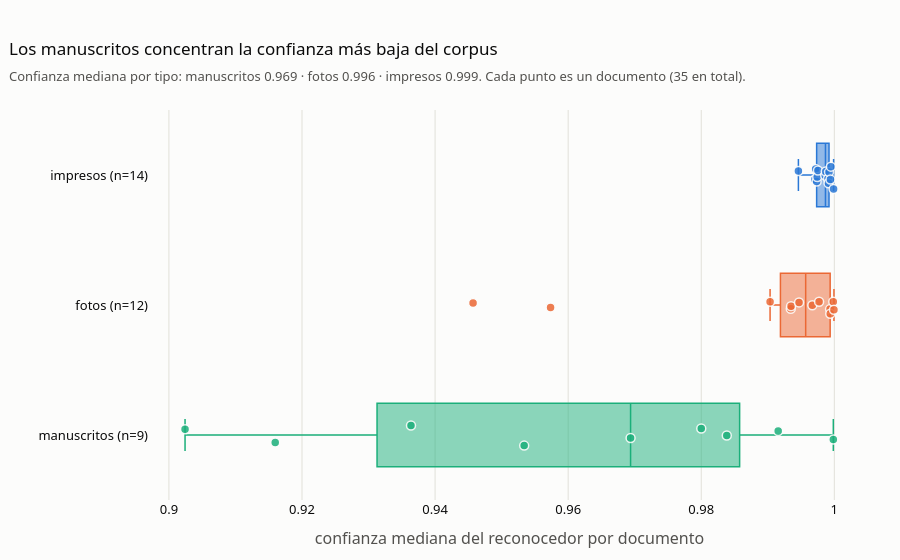

Notebook cell for this chart:
### Code cell
COLOR_TIPO = {"impreso": AZUL, "foto": NARANJA, "manuscrito": AQUA}
mediana_tipo = docs_ok.groupby("tipo").confianza.median().sort_values()
peor, mejor = mediana_tipo.index[0], mediana_tipo.index[-1]
plural = {"impreso": "impresos", "foto": "fotos", "manuscrito": "manuscritos"}
etiqueta = {t: f"{plural[t]} (n={n})" for t, n in docs_ok.tipo.value_counts().items()}

fig = px.box(docs_ok.assign(grupo=docs_ok.tipo.map(etiqueta)), x="confianza", y="grupo", color="tipo",
             color_discrete_map=COLOR_TIPO, points="all", hover_name="id",
             hover_data={"grupo": False, "tipo": False, "confianza": ":.3f", "lineas": True},
             category_orders={"grupo": [etiqueta[t] for t in mediana_tipo.index[::-1]]},
             labels={"confianza": "confianza mediana del reconocedor por documento", "grupo": ""})
fig.update_traces(marker=dict(size=9, opacity=0.85, line=dict(width=1.5, color=FONDO)), line_width=1.5,
                  jitter=0.45, pointpos=0, boxmean=False, showlegend=False)
fig.update_layout(boxmode="overlay", title=dict(
    text=f"Los {plural[peor]} concentran la confianza más baja del corpus",
    subtitle=dict(text=f"Confianza mediana por tipo: {plural[peor]} {mediana_tipo[peor]:.3f} · "
                       + " · ".join(f"{plural[t]} {mediana_tipo[t]:.3f}" for t in mediana_tipo.index[1:])
                       + f". Cada punto es un documento ({len(docs_ok)} en total).")))
fig.show()

### Figure 1 — Plotly figure (JSON) as saved in the notebook; plotly's stock layout.template omitted (floating-point values rounded to 4 significant figures)
{"data": [{"alignmentgroup": "True", "boxmean": false, "boxpoints": "all", "customdata": [["impreso", 44], ["impreso", 56], ["impreso", 58], ["impreso", 54], ["impreso", 62], ["impreso", 59], ["impreso", 78], ["impreso", 66], ["impreso", 27], ["impreso", 144], ["impreso", 52], ["impreso", 44], ["impreso", 52], ["impreso", 50]], "hovertemplate": "<b>%{hovertext}</b><br><br>confianza mediana del reconocedor por documento=%{x:.3f}<br>lineas=%{customdata[1]}<extra></extra>", "hovertext": ["imp_01_resolucion_minjus_4378_2025_p01", "imp_01_resolucion_minjus_4378_2025_p02", "imp_01_resolucion_minjus_4378_2025_p03", "imp_01_resolucion_minjus_4378_2025_p04", "imp_01_resolucion_minjus_4378_2025_p05", "imp_01_resolucion_minjus_4378_2025_p06", "imp_01_resolucion_minjus_4378_2025_p07", "imp_01_resolucion_minjus_4378_2025_p08", "imp_02_diploma_pucp", "imp_03_carta_pizzas", "imp_04_menu_eden_1", "imp_05_menu_eden_2", "imp_06_menu_eden_3", "imp_07_menu_eden_4"], "jitter": 0.45, "legendgroup": "impreso", "line": {"width": 1.5}, "marker": {"color": "#2a78d6", "line": {"color": "#fcfcfb", "width": 1.5}, "opacity": 0.85, "size": 9}, "name": "impreso", "notched": false, "offsetgroup": "impreso", "orientation": "h", "pointpos": 0, "showlegend": false, "type": "box", "x": [0.9973, 0.9971, 0.9946, 0.9975, 0.9972, 0.9974, 0.9991, 0.9986, 0.9994, 0.9999, 0.9995, 0.9991, 0.9987, 0.9992], "x0": " ", "xaxis": "x", "y": ["impresos (n=14)", "impresos (n=14)", "impresos (n=14)", "impresos (n=14)", "impresos (n=14)", "impresos (n=14)", "impresos (n=14)", "impresos (n=14)", "impresos (n=14)", "impresos (n=14)", "impresos (n=14)", "impresos (n=14)", "impresos (n=14)", "impresos (n=14)"], "y0": " ", "yaxis": "y"}, {"alignmentgroup": "True", "boxmean": false, "boxpoints": "all", "customdata": [["foto", 12], ["foto", 96], ["foto", 50], ["foto", 20], ["foto", 87], ["foto", 8], ["foto", 41], ["foto", 61], ["foto", 47], ["foto", 51], ["foto", 62], ["foto", 8]], "hovertemplate": "<b>%{hovertext}</b><br><br>confianza mediana del reconocedor por documento=%{x:.3f}<br>lineas=%{customdata[1]}<extra></extra>", "hovertext": ["foto_01_afiche_dea_poste", "foto_02_boleta_tottus", "foto_03_bolsa_maca", "foto_04_frasco_cafeina", "foto_05_menu_sanguches", "foto_06_ron_cartavio", "foto_07_menu_las_lenas", "foto_08_lata_atun_azul", "foto_09_lata_atun_gondola", "foto_10_tripack_atun", "foto_11_yogurt_laive", "foto_13_afiche_yape"], "jitter": 0.45, "legendgroup": "foto", "line": {"width": 1.5}, "marker": {"color": "#eb6834", "line": {"color": "#fcfcfb", "width": 1.5}, "opacity": 0.85, "size": 9}, "name": "foto", "notched": false, "offsetgroup": "foto", "orientation": "h", "pointpos": 0, "showlegend": false, "type": "box", "x": [0.9457, 0.9967, 0.9947, 0.9999, 0.9998, 0.9935, 0.9935, 0.9574, 0.9977, 0.9994, 0.9903, 0.9994], "x0": " ", "xaxis": "x", "y": ["fotos (n=12)", "fotos (n=12)", "fotos (n=12)", "fotos (n=12)", "fotos (n=12)", "fotos (n=12)", "fotos (n=12)", "fotos (n=12)", "fotos (n=12)", "fotos (n=12)", "fotos (n=12)", "fotos (n=12)"], "y0": " ", "yaxis": "y"}, {"alignmentgroup": "True", "boxmean": false, "boxpoints": "all", "customdata": [["manuscrito", 15], ["manuscrito", 100], ["manuscrito", 13], ["manuscrito", 17], ["manuscrito", 31], ["manuscrito", 53], ["manuscrito", 12], ["manuscrito", 39], ["manuscrito", 25]], "hovertemplate": "<b>%{hovertext}</b><br><br>confianza mediana del reconocedor por documento=%{x:.3f}<br>lineas=%{customdata[1]}<extra></extra>", "hovertext": ["man_01_trinchera_u", "man_02_no_a_la_explotacion", "man_03_pizarra_menu_1", "man_04_pizarra_menu_2", "man_05_balance_ejercicio5", "man_06_balance_ejercicio7ab", "man_07_balance_ejercicio7c", "man_08_vanderwaals", "man_09_balon_etano"], "jitter": 0.45, "legendgroup": "manuscrito", "line": {"width": 1.5}, "marker": {"color": "#1baf7a", "line": {"color": "#fcfcfb", "width": 1.5}, "opacity": 0.85, "size": 9}, "name": "manuscrito", "notched": false, "offsetgroup": "manuscrito", "orientation": "h", "pointpos": 0, "showlegend": false, "type": "box", "x": [0.9838, 0.9998, 0.98, 0.9916, 0.916, 0.9694, 0.9364, 0.9024, 0.9534], "x0": " ", "xaxis": "x", "y": ["manuscritos (n=9)", "manuscritos (n=9)", "manuscritos (n=9)", "manuscritos (n=9)", "manuscritos (n=9)", "manuscritos (n=9)", "manuscritos (n=9)", "manuscritos (n=9)", "manuscritos (n=9)"], "y0": " ", "yaxis": "y"}], "layout": {"boxmode": "overlay", "legend": {"title": {"text": "tipo"}, "tracegroupgap": 0}, "title": {"subtitle": {"text": "Confianza mediana por tipo: manuscritos 0.969 · fotos 0.996 · impresos 0.999. Cada punto es un documento (35 en total)."}, "text": "Los manuscritos concentran la confianza más baja del corpus"}, "xaxis": {"anchor": "y", "domain": [0.0, 1.0], "title": {"text": "confianza mediana del reconocedor por documento"}}, "yaxis": {"anchor": "x", "categoryarray": ["manuscritos (n=9)", "fotos (n=12)", "impresos (n=14)"], "categoryorder": "array", "domain": [0.0, 1.0], "title": {"text": ""}}}}
